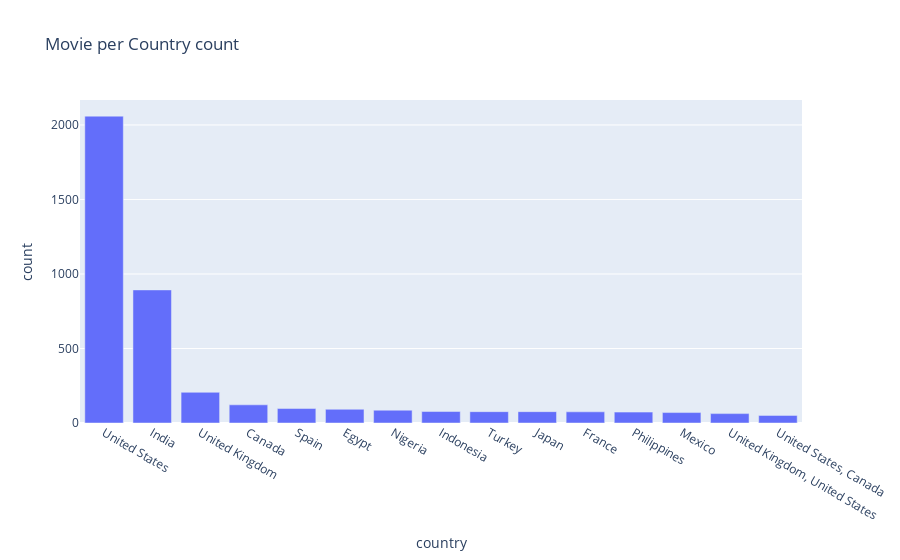

Notebook source saved alongside this figure:
### Code cell
px.bar(Movie_per_Country,x='country',y = 'count',title = 'Movie per Country count')

### Figure 1 — Plotly figure (JSON) as saved in the notebook; plotly's stock layout.template omitted (floating-point values rounded to 4 significant figures)
{"data": [{"alignmentgroup": "True", "hovertemplate": "country=%{x}<br>count=%{y}<extra></extra>", "legendgroup": "", "marker": {"color": "#636efa", "pattern": {"shape": ""}}, "name": "", "offsetgroup": "", "orientation": "v", "showlegend": false, "textposition": "auto", "type": "bar", "x": ["United States", "India", "United Kingdom", "Canada", "Spain", "Egypt", "Nigeria", "Indonesia", "Turkey", "Japan", "France", "Philippines", "Mexico", "United Kingdom, United States", "United States, Canada"], "xaxis": "x", "y": [2059, 893, 206, 122, 97, 92, 86, 77, 76, 76, 75, 73, 70, 63, 51], "yaxis": "y"}], "layout": {"autosize": true, "barmode": "relative", "legend": {"tracegroupgap": 0}, "title": {"text": "Movie per Country count"}, "xaxis": {"anchor": "y", "autorange": true, "domain": [0, 1], "range": [-0.5, 14.5], "title": {"text": "country"}, "type": "category"}, "yaxis": {"anchor": "x", "autorange": true, "domain": [0, 1], "range": [0, 2167.0], "title": {"text": "count"}, "type": "linear"}}}
